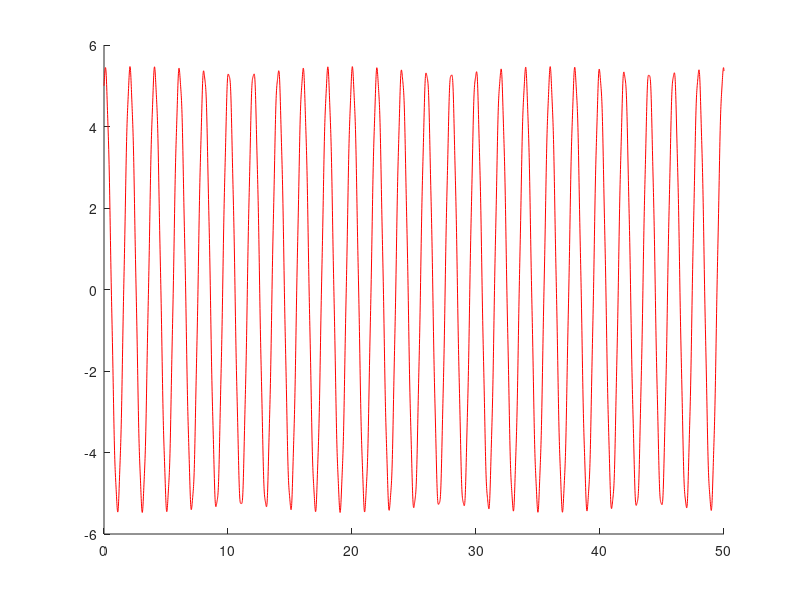

The MATLAB source for this figure:
%Programma 2 maase 2 molle differenziale grado 4 con eig
%Funzione massa 1
%&{ x'''' = -x''(w_2^2+w_1^2+w2_1^2) -x(w_1^2 * w_2^2) 
%}
%clear all, close all, clc
t=0:0.01:50;
m1=1.5;
%m2=2
%m2=0.3
%m2=5
%m2=3;
%m2=10
m2=0.01
%m2 valori da tenere come riferimento per altri studi
k1=15;
%k2= tengo come riferimento sempre per altri casi
%k2=10
%k2=0.5
%k2=20
%k2=30
k2=5;
w1=sqrt(k1/m1);
w2=sqrt(k2/m2);
w2_1=sqrt(k2/m1);
%w1_2=k1/m2
%ho segnato tutti i valori di A
A=[0 1 0 0
    0 0 1 0
    0 0 0 1
    -(w1^2)*(w2^2) 0 -(w1*w1 + w2*w2 +w2_1^2) 0];
%Condizioni_iniziali= initial_
%x(0)
%v(0)
%a(0)
%J(0)
v0=input("velocità iniziale massa 1  ");
a0=input("accelerazione iniziale massa 1  ");
J0=input("Strappo/jerk iniziale massa 1  ");
initial_=[5 v0 a0 J0];
V_0=initial_.'; %trasposta del vettore condizioni iniziali || A*x right hand side
%ode 45 output a sinistra
[t,out]=ode45(@(t,x) A*x, t, V_0);

%{hold on
%plot(t,out(:,1),"r--"))
%plot(t,out(:,2),"b--")
%plot(t,out(:,3),"w--")% }
eig(A);
[T,D]=eig(A);

hold on 
plot(t,out(:,1),"r-")
%plot(t,out(:,2),"g--")
%plot(t,out(:,3),"c--")
